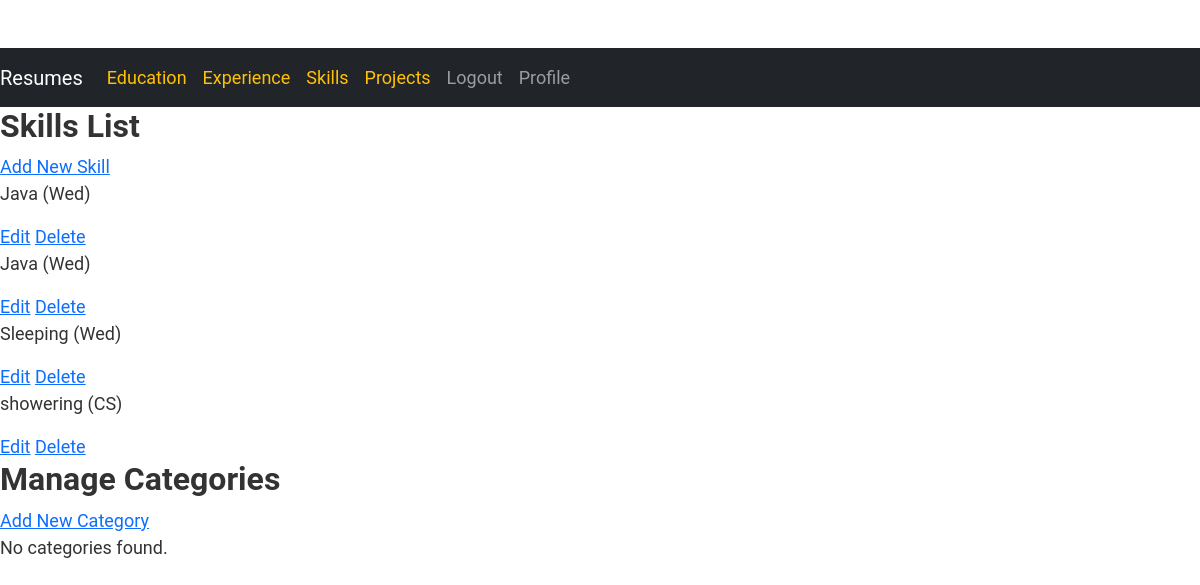
The app's page /portfolio/skills/ (signed in) with its own data.
### myapp/models.py (models this page shows, shortened)
class Skill(models.Model):
    name = models.CharField(max_length=100)
    proficiency_level = models.CharField(max_length=100)
    category = models.ForeignKey(Category, on_delete=models.CASCADE)

class Category(models.Model):
    name = models.CharField(max_length=100)
    def __str__(self):
        return self.name

### myapp/views.py (the view)
# urls.py: path('skills/', skill_list, name='skill_list'),
@login_required
def skill_list(request):
    skills = Skill.objects.all()
    return render(request, 'myapp/skill_list.html', {'skill_list': skills})

### myapp/templates/myapp/skill_list.html (shortened to what this page needs)
{% extends 'myapp/base.html' %}
{% block body %}
<h2>Skills List</h2>
<a href="{% url 'myapp:skill_create' %}">Add New Skill</a>
{% for skill in skill_list %}
<div>
    <p>{{ skill.name }} ({{ skill.category }})</p>
    <a href="{% url 'myapp:skill_update' skill.id %}">Edit</a>
    <a href="{% url 'myapp:skill_delete' skill.id %}">Delete</a>
</div>
{% empty %}
<p>No skills found.</p>
{% endfor %}
<h2>Manage Categories</h2>
<a href="{% url 'myapp:category_create' %}">Add New Category</a>
{% for category in category_list %}
<div>
    <p>{{ category.name }}</p>
    <a href="{% url 'myapp:category_update' category.id %}">Edit</a>
    <a href="{% url 'myapp:category_delete' category.id %}">Delete</a>
</div>
{% empty %}
<p>No categories found.</p>
{% endfor %}
{% endblock %}

### myapp/static/portfolio/style.css (style rules this page uses)
body { font-family: 'Roboto', sans-serif; font-size: 18px; color: #333; padding-top: 60px; }
h1, h2, h3, h4, h5, h6 { font-weight: 700; }

### records on screen
Skill: name "Java", category "Wed"
Skill: name "Java", category "Wed"
Skill: name "Sleeping", category "Wed"
Skill: name "showering", category "CS"
